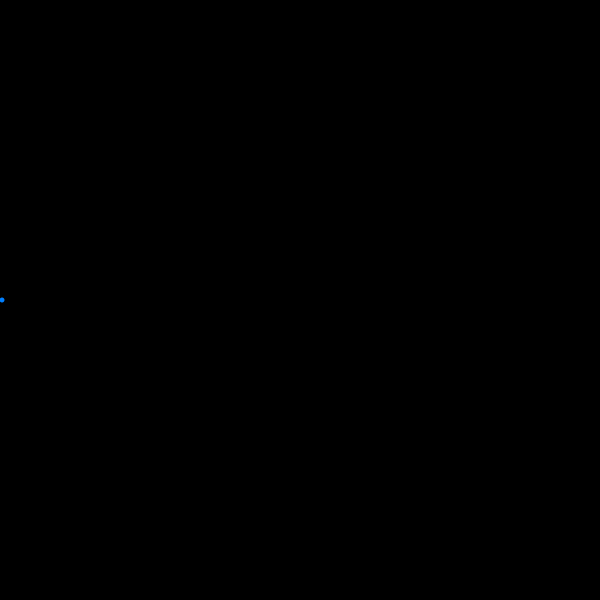
Frame 1 (no input)
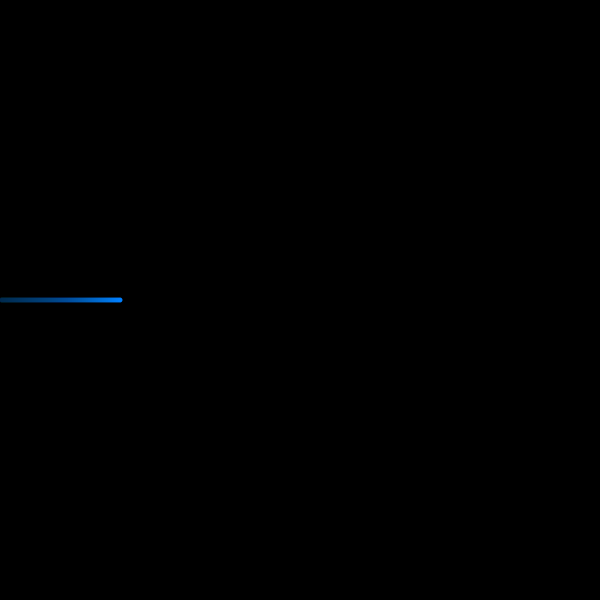
Frame 60 (the mouse pressed at the canvas centre just before this capture)
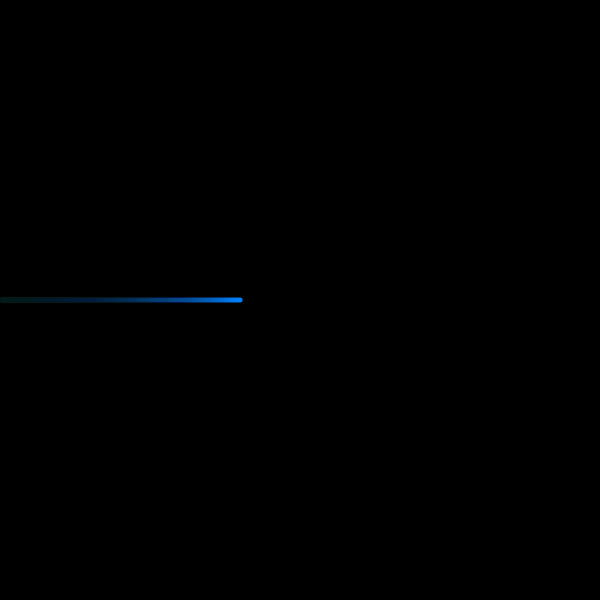
Frame 120 (the mouse held since frame 60 and released just before this capture)

The Processing sketch that drew these frames (run headless with seeded random() and noise(); from frame 60 on, the mouse is pressed at the canvas centre):

// Processing sketch: example01
// ── example01.pde
float x, y;
float phase, speed;

void setup() {
  size(600, 600);
  frameRate(60);
  background(0);
  speed = 2.0;
}

void draw() {
  fade();
  translate(0, height/2);
  phase += speed;
  x = phase;
  y = 0;
  if (phase > width) {
    phase = 0;
  }
  
  fill(0, 127, 255);
  ellipse(x, y, 5, 5);
}

void fade(){
  noStroke();
  fill(0, 5);
  rect(0, 0, width, height);
}
